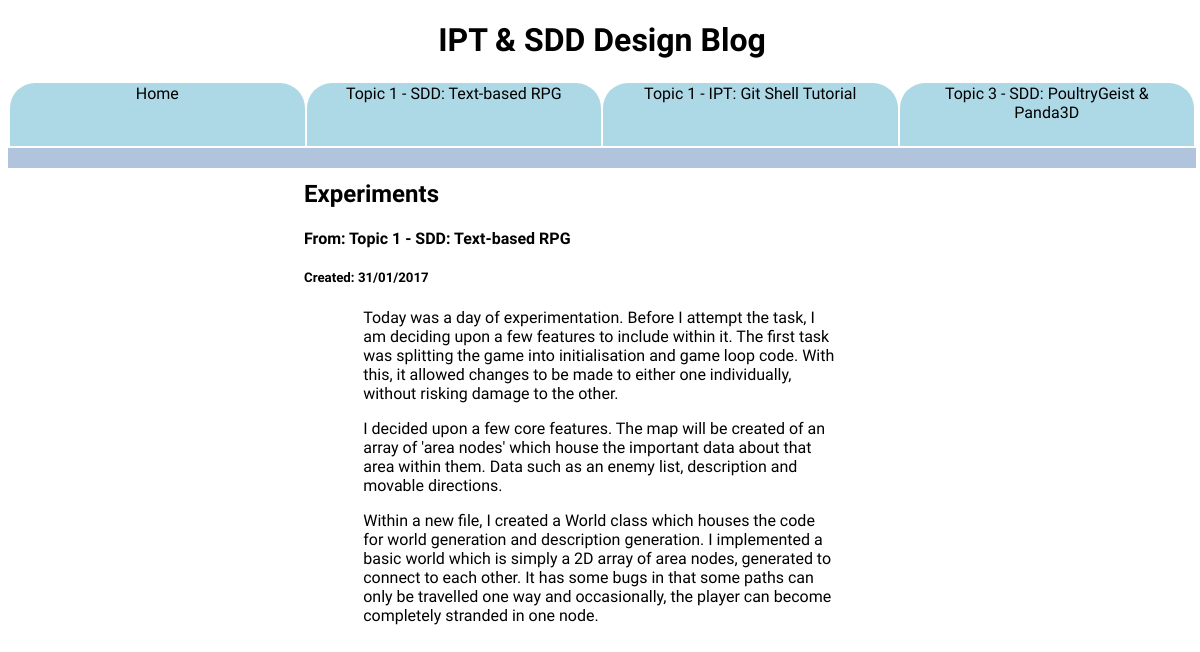
/post/1, run on the app's committed database.
### tables this page shows
CREATE TABLE topics (
  	id INTEGER NOT NULL,
  	title TEXT NOT NULL,
  	subtitle TEXT NOT NULL,
    created TEXT NOT NULL,
  	PRIMARY KEY (id)
);

CREATE TABLE posts (
  	id INTEGER NOT NULL,
  	topicid INTEGER NOT NULL,
  	title TEXT NOT NULL,
    message TEXT NOT NULL,
    created TIMESTAMP NOT NULL,
    image TEXT NOT NULL,
  	PRIMARY KEY (id),
  	FOREIGN KEY (topicid) REFERENCES topics(id) ON DELETE CASCADE
);

### School_Blog/main.py (the view)
@app.route('/post/<post_id>')
def post_handler(post_id):
	post = Log.get(post_id)
	if not post:
		return render_template('404.html')
	topic = post.get_topic()
	return render_template('post_template.html', title=post.title, post=post, topic=topic, topics=Topic.get_main_page())

### School_Blog/db.py (called while the page is built)
    @staticmethod
    def get(id):
        cur.execute('''SELECT * FROM posts WHERE id = ?''', (id,))
        row = cur.fetchone()
        if row:
            id, uid, title, mess, date, image = row
            print(uid)
            return Log(eval(mess), title, image, uid, id, date)
        return None

    @staticmethod
    def get_newest(tid):
        cur.execute('''SELECT * FROM posts WHERE topicid = ? ORDER BY created DESC''', (tid,))
        row = cur.fetchone()
        if row:
            id, tid, title, message, created, image = row
            return Log(eval(message), title, image, tid, id, created)

    def get_topic(self):
        return Topic.get(self.topic)

    @staticmethod
    def get(id):
        cur.execute('''SELECT * FROM topics WHERE id = ? ORDER BY created ASC''', (id,))
        row = cur.fetchone()
        if row:
            id, title, subtitle, date = row
            return Topic(title, subtitle, date, id)
        return None

    @staticmethod
    def get_main_page():
        cur.execute('''SELECT * FROM topics ORDER BY created''')
        topics = []
        i = 0
        for row in cur:
            if i == 3:
                break
            id, title, sub, date = row
            topics.append(Topic(title, sub, date, id))
            i += 1
        for i in range(len(topics)):
            post = Log.get_newest(topics[i].id)
            topics[i].post = post
        return topics

### School_Blog/templates/post_template.html (shortened to what this page needs)
<!DOCTYPE html>
<html>
<head>
  <link rel="stylesheet" href="/static/css/main.css">
</head>
<body>
  <div class="header">
    <h1>IPT & SDD Design Blog</h1>
    <table>
      <tr>
        <td>
          <a href="/">Home</a>
        </td>
        {%for t in topics%}
        <td>
          <a href="/topic/{{t.id}}">{{t.title}}: {{t.subtitle}}</a>
        </td>
        {%endfor%}
      </tr>
    </table>
  </div>
  <div id="body_content">
    <h2>{{post.title}}</h2>
    <h4>From: {{topic.title}}: {{topic.subtitle}}</h4>
    <h5>Created: {{'/'.join(post.date[:10].split('-')[::-1])}}</h5>
    {%for a in post.text%}
    <p style="width:80%;margin: 0 auto;">{{a}}</p>
    {%endfor%}
  </div>
</body>
</html>

### School_Blog/static/css/main.css (style rules this page uses)
td { border-radius: 25px 25px 0px 0px; background-color: lightblue; width:17%; text-align: center; height: 30px; }
table { width: 100%; }
.header { width: 99%; position:fixed; background-color: white; top:0; border-bottom: 20px solid lightsteelblue; }
h1 { text-align:center; }
#body_content { margin: 180px auto 0 auto; text-align: left; width: 50%; }
body { font-family: 'Sarpanch', sans-serif; }
a { text-decoration: none; color: black; display:block; height:100%; padding:4%; }

### data on the page
topics: title "Topic 1 - SDD", subtitle "Text-based RPG"
topics: title "Topic 1 - IPT", subtitle "Git Shell Tutorial"
topics: title "Topic 3 - SDD", subtitle "PoultryGeist & Panda3D"
posts: title "Experiments", created "31/01/2017"
